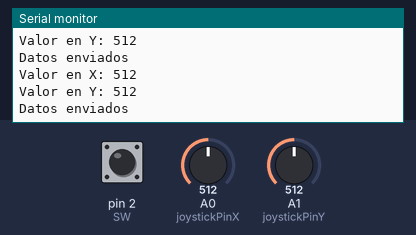
Recording of a sketch running on a simulated Arduino Uno, built with avr-gcc and run on an emulated ATmega328P. Parts: the last lines printed to the serial monitor. The inputs (shaded band) are chosen by the test bench; at power-on: A0 (joystickPinX) = 512, A1 (joystickPinY) = 512, pin 2 (SW) HIGH. No radio packets arrive unless stated.

Above: at 1.8 s.
1.9 s: A0 (joystickPinX) set to 716
At 2.8 s:
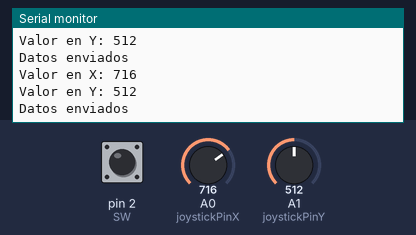
3.4 s: A1 (joystickPinY) set to 716
At 4.7 s:
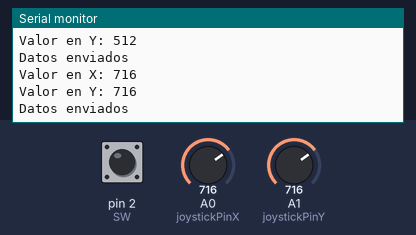
4.9 s: A0 (joystickPinX) set to 900
At 5.8 s:
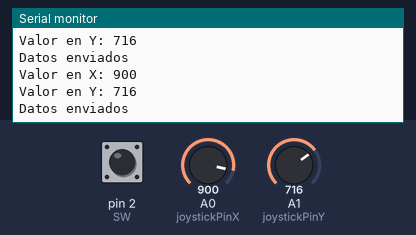
6.4 s: A1 (joystickPinY) set to 900
At 7.5 s:
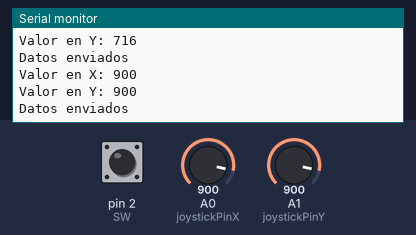
Timing chart, 0 to 8.9 s (numbered marks = the images above; inputs shaded):
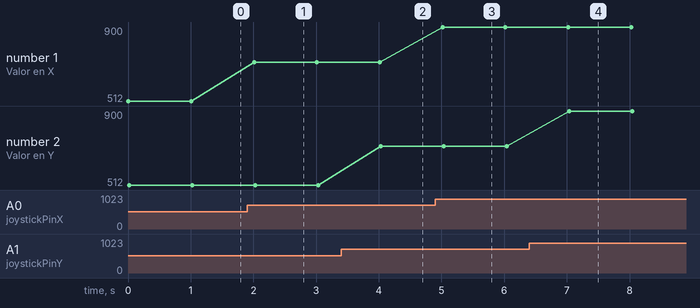

The sketch:

motor_TX.ino
```cpp
/*
UNAM SPACE - Sistema de Telecomonicaciones
Integrantes: Pablo (líder), Johusa, Alejandra, Eder, Homero

FUNCION DEL CÓDIGO: Controlar el giro y dirección de motores con el uso de un joystick

*/

//LIBRERÍAS PARA EL USO DE LOS NRF24
#include <SPI.h> //Protocolo de comunicacion para comunicarse bidireccionalmente usando relojs y seleccion de Master Slave
#include <RF24.h> //lIBRERIA DE nrf24

//CONFIGURACIÓN PARA TRANSMISIÓN
RF24 radio(9, 10); // Configura los pines CE y CSN
const byte direccion_receptor[6] = "00001"; // Dirección del receptor

//VARIABLES DE LECTURA DE JOYSTICK
const int joystickPinX = A0; // Pin analógico del eje X del joystick
const int joystickPinY = A1; // Pin analógico del eje Y del joystick
const int SW = 2; // Pin digital del SW
int valorX = 0; // Variable para almacenar el valor de X
int valorY = 0; // Variable para almacenar el valor de Y
bool boton = false; // Variable para validar el estado del botón

//Creamos una estructura de datos para transmitir los datos a tarvés del Payload
//Tamaño máximo del Payload = 32 bytes

struct Datos{
  //Variables para motores
  int dato1; //+ 2 bytes,   Almacena el dato del eje X del joystick
  int dato2; //+ 2 bytes,   Almacena el dato del eje Y del joystick
  bool dato3;//+ 1 byte,    ALmacena el dato del boton del joystick
  //           = 5 bytes **LÍMITE DE 32, CUIDAR QUE NO SE EXCEDA **
  };

void setup() {
  Serial.begin(9600);
  radio.begin();
  radio.openWritingPipe(direccion_receptor);
}

void loop() {
  //lECTRA DE VALORES DEL JOYSTICK
  valorX = analogRead(joystickPinX); // Lee el valor del eje X (0-1023)
  valorY = analogRead(joystickPinY); // Lee el valor del eje Y (0-1023)
  boton = digitalRead(SW); // Lee el estados del botón: activado o no activado

  //punto de prueba
  Serial.print("Valor en X: ");
  Serial.println(valorX);
  Serial.print("Valor en Y: ");
  Serial.println(valorY);

  Datos datos;
  datos.dato1 = valorX;
  datos.dato2 = valorY;
  datos.dato3 = boton;

  // Envía los datos
  radio.write(&datos, sizeof(datos));

  Serial.println("Datos enviados");

  delay(1000); // Espera un segundo antes de enviar los datos nuevamente
}
```

Measured:
- after the input at 1.9 s, the serial monitor: prints a new line after 0.11 s (image 1)
- after the input at 3.4 s, the serial monitor: prints a new line after 0.63 s (image 2)
- after the input at 4.9 s, the serial monitor: prints a new line after 0.12 s (image 3)
- after the input at 6.4 s, the serial monitor: prints a new line after 0.64 s (image 4)
- plotted number 1: 512 → 716 after the input at 1.9 s, 716 → 900 after the input at 4.9 s
